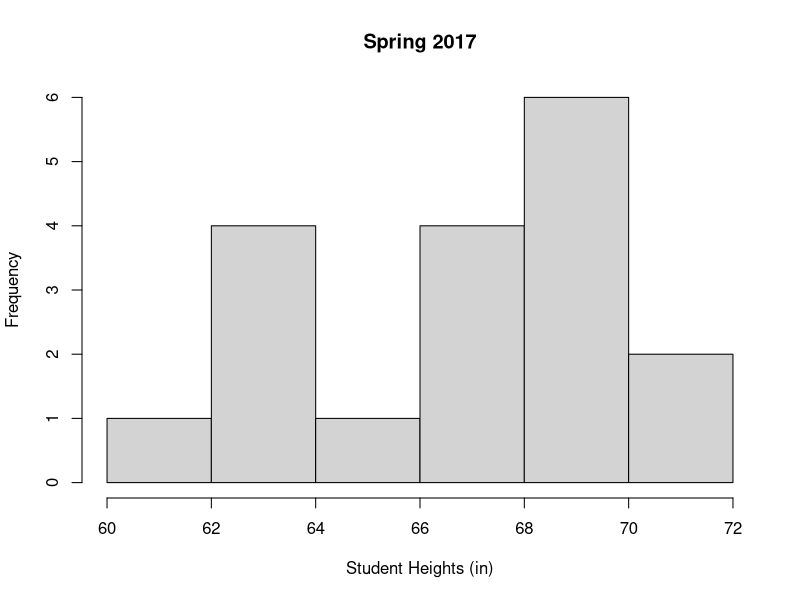
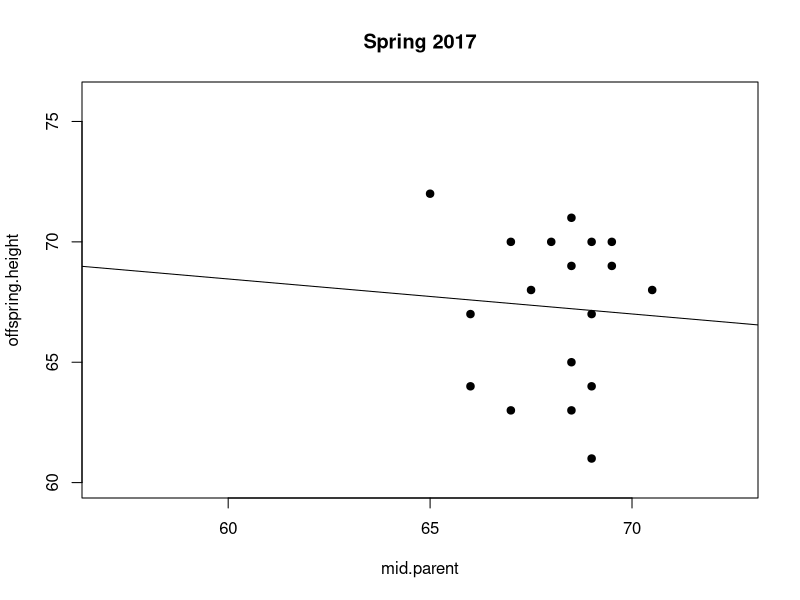
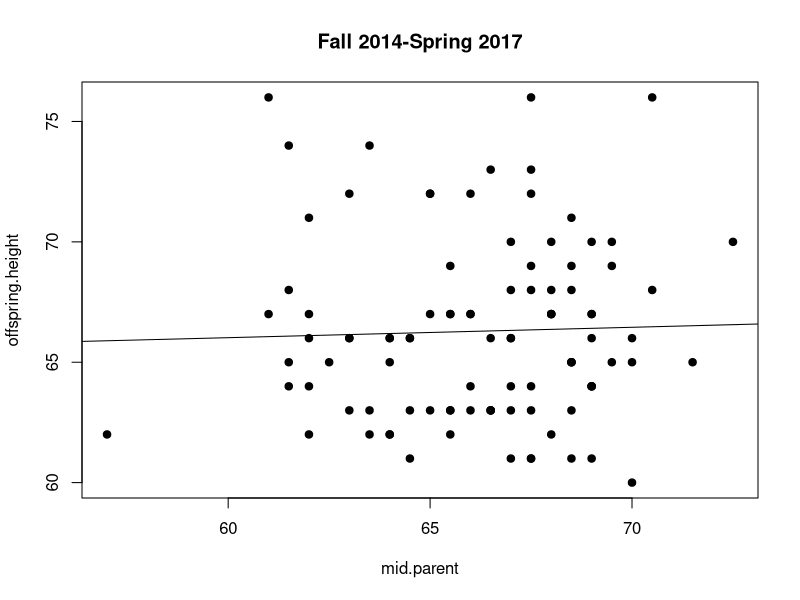
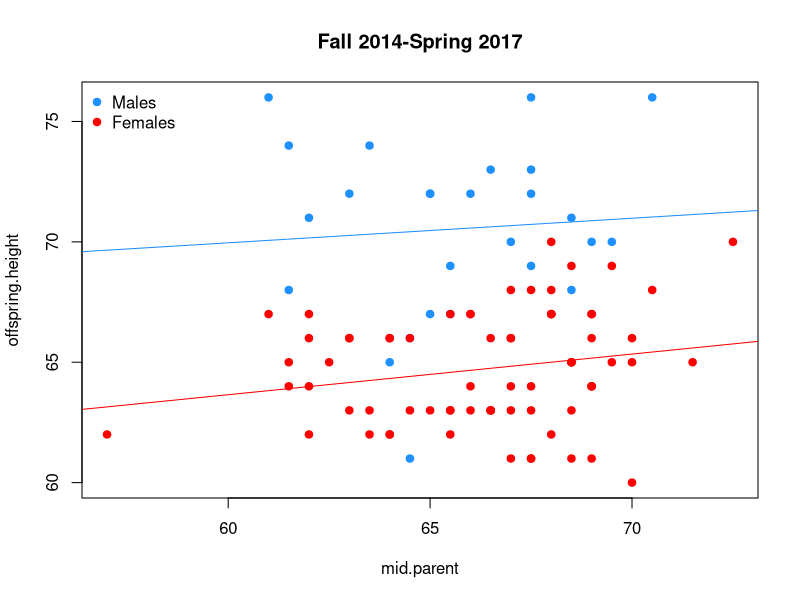
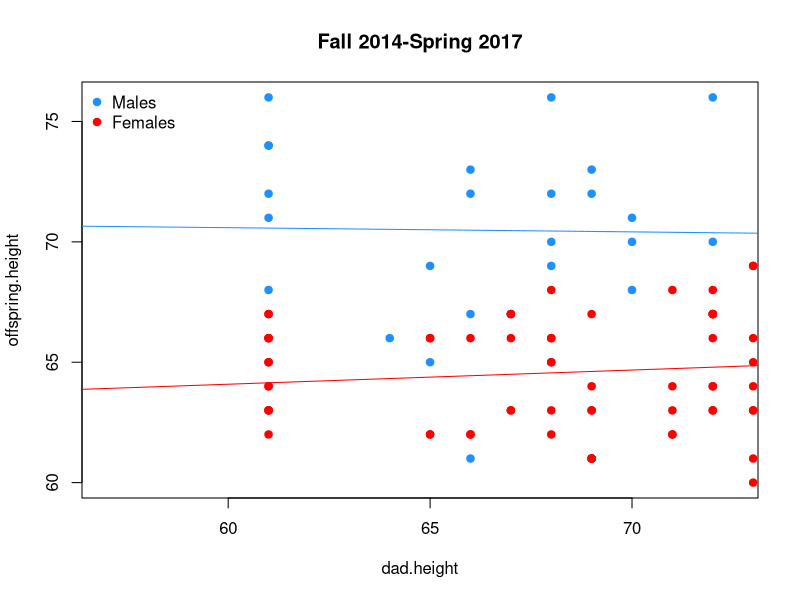
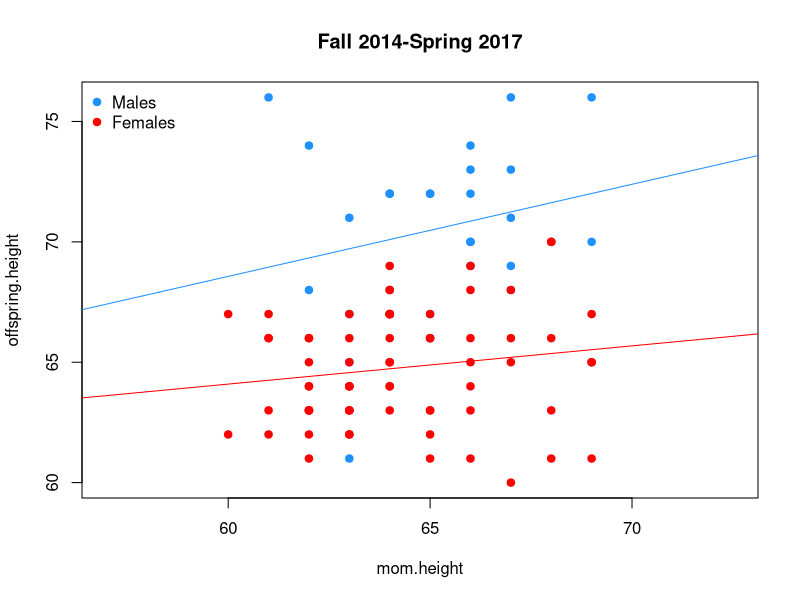
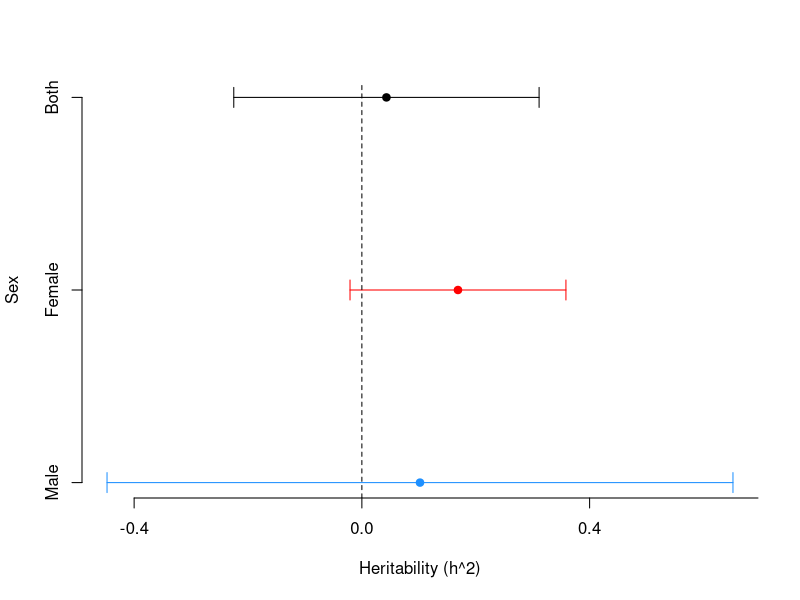

The R source for these figures, in order:

dat = read.csv('height_211.csv')

mod1 = lm(offspring.height ~ mid.parent, data=dat)
mod2 = update(mod1, . ~ . + Sex)
mod3 = lm(offspring.height ~ dad.height + mom.height + Sex, data=dat)

pdf('./height_midparent.pdf')
par(mfrow=c(1,1))
hist(dat$offspring.height[dat$semester=='spring' & dat$year ==2017],
     xlab='Student Heights (in)', main='Spring 2017')
ylims = range(dat$offspring.height)
xlims = range(dat$mid.parent, na.rm=T)
plot(offspring.height ~ mid.parent, data=dat, subset=semester=='spring' & year==2017,
     pch=19, xlim=xlims, ylim=ylims, main='Spring 2017')
abline(lm(offspring.height ~ mid.parent, data=dat, subset=semester=='spring' & year==2017))
###
plot(offspring.height ~ mid.parent, data=dat, pch=19, xlim=xlims, ylim=ylims,
     main='Fall 2014-Spring 2017')
abline(lm(offspring.height ~ mid.parent, data=dat))
###
plot(offspring.height ~ mid.parent, data=dat, type='n', xlim=xlims, ylim=ylims,
     main='Fall 2014-Spring 2017')
points(offspring.height ~ mid.parent, data=dat, subset=Sex=='M', col='dodgerblue',
       pch=19)
points(offspring.height ~ mid.parent, data=dat, subset=Sex=='F', col='red',
       pch=19)
abline(lm(offspring.height ~ mid.parent, data=dat, subset=Sex=='M'), 
       col='dodgerblue')
abline(lm(offspring.height ~ mid.parent, data=dat, subset=Sex=='F'), 
       col='red')
legend('topleft', c('Males', 'Females'), col=c('dodgerblue','red'), pch=19,bty='n')
##
plot(offspring.height ~ dad.height, data=dat, type='n', xlim=xlims, ylim=ylims,
     main='Fall 2014-Spring 2017')
points(offspring.height ~ dad.height, data=dat, subset=Sex=='M', col='dodgerblue',
       pch=19)
points(offspring.height ~ dad.height, data=dat, subset=Sex=='F', col='red',
       pch=19)
abline(lm(offspring.height ~ dad.height, data=dat, subset=Sex=='M'), 
       col='dodgerblue')
abline(lm(offspring.height ~ dad.height, data=dat, subset=Sex=='F'), 
       col='red')
legend('topleft', c('Males', 'Females'), col=c('dodgerblue','red'), pch=19,bty='n')
##
plot(offspring.height ~ mom.height, data=dat, type='n', xlim=xlims, ylim=ylims,
     main='Fall 2014-Spring 2017')
points(offspring.height ~ mom.height, data=dat, subset=Sex=='M', col='dodgerblue',
       pch=19)
points(offspring.height ~ mom.height, data=dat, subset=Sex=='F', col='red',
       pch=19)
abline(lm(offspring.height ~ mom.height, data=dat, subset=Sex=='M'), 
       col='dodgerblue')
abline(lm(offspring.height ~ mom.height, data=dat, subset=Sex=='F'), 
       col='red')
legend('topleft', c('Males', 'Females'), col=c('dodgerblue','red'), pch=19,bty='n')

dev.off()

mods = vector('list', 3)
h2 = se = rep(NA, 3)

mods[[1]] = lm(offspring.height ~ mid.parent, data=dat)
mods[[2]] = lm(offspring.height ~ mid.parent, data=dat, subset=Sex=='F')
mods[[3]] = lm(offspring.height ~ mid.parent, data=dat, subset=Sex=='M')

for(i in 1:3) {
    h2[i] = coef(mods[[i]])[2]
    se[i] = summary(mods[[i]])$coef[2,2]
}

xmin = min(h2 - 1.96 * se)
xmax = max(h2 + 1.96 * se)

pdf('./heritablity_estimate.pdf')
cols= c('black','red','dodgerblue')
par(mfrow=c(1,1))
plot(h2, 3:1, xlim=c(xmin, xmax), frame.plot=F, axes=F,
     ylab='Sex', xlab='Heritability (h^2)', pch=19,
     col=cols)
arrows(h2 - 1.96 * se, 3:1,
       h2 + 1.96 * se, code=3, 3:1, angle=90, length=.1 , 
       col=cols)
abline(v=0, lty=2)
axis(side=2, at = 3:1, labels = c('Both', 'Female', 'Male'))
axis(side=1, at=seq(-.4, 1.4, .4))
dev.off()
